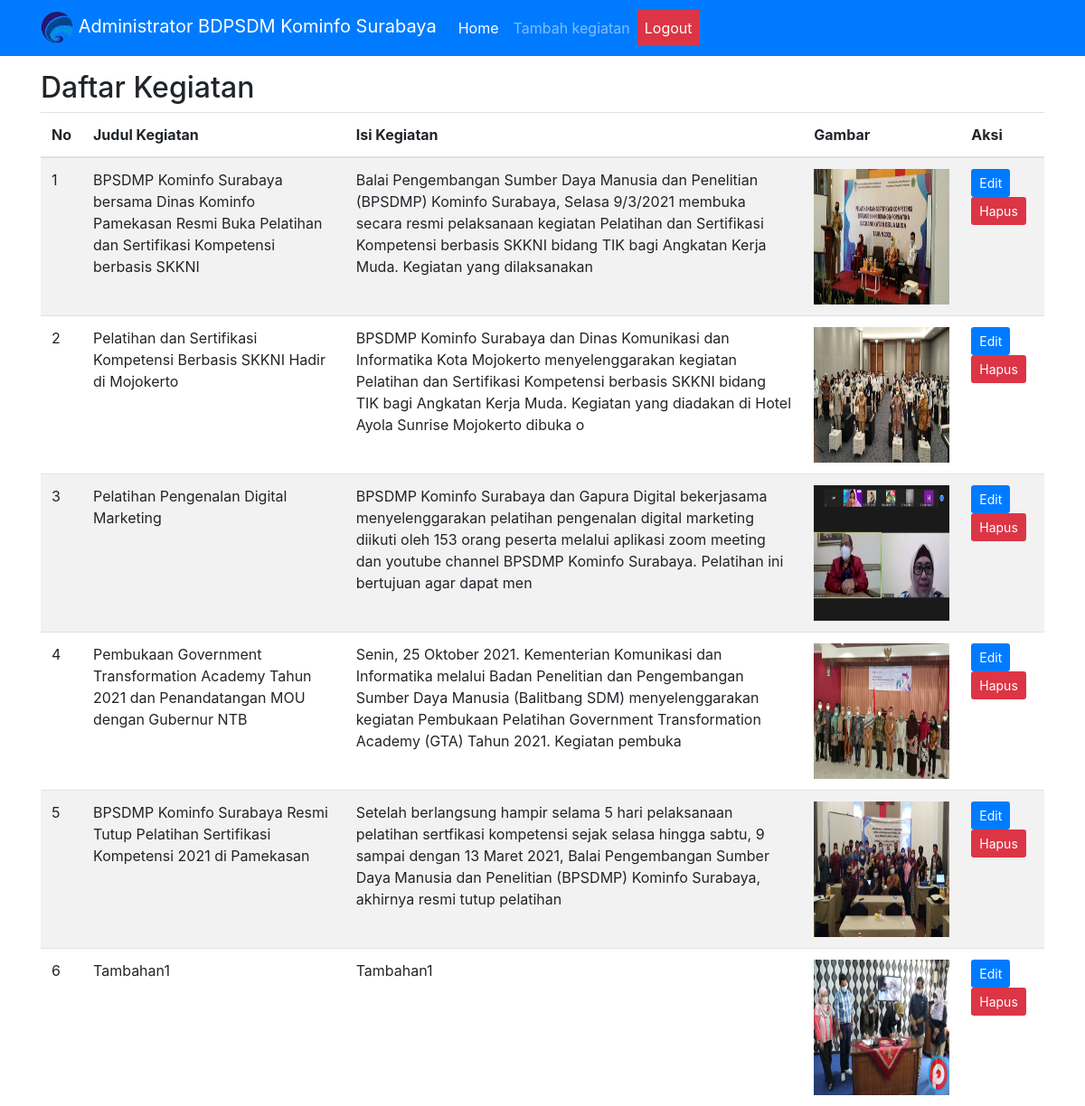
The page /pages/administrator.php on the database its author committed.
### tables this page shows
CREATE TABLE `kegiatan` (
  `id_kegiatan` int(10) NOT NULL,
  `judul_kegiatan` varchar(255) NOT NULL,
  `isi_kegiatan` tinytext NOT NULL,
  `gambar` varchar(200) NOT NULL
);

### pages/administrator.php (the view, shortened to what this page needs)
<?php
    include '../config.php';
?>
<!DOCTYPE html>
<html lang="en">
<head>
    <link rel="stylesheet" href="styles.css">
    <link rel="stylesheet" href="https://cdn.jsdelivr.net/npm/bootstrap@4.6.2/dist/css/bootstrap.min.css">
</head>
<body>
    <nav class="navbar navbar-expand-lg navbar-dark bg-primary static-top">
    <div class="container">
        <a class="navbar-brand" href="administrator.php">
            <img src="../src/icon/logo BPSDMP.png" alt="..." height="36">
            <span>Administrator BDPSDM Kominfo Surabaya</span>
        </a>
        <div class="collapse navbar-collapse" id="navbarSupportedContent">
            <ul class="navbar-nav ms-auto">
                <li class="nav-item">
                    <a class="nav-link active" aria-current="page" href="administrator.php">Home</a>
                </li>
                <li class="nav-item">
                    <a class="nav-link" href="tambah.php">Tambah kegiatan</a>
                </li>
                <li class="nav-item bg-danger">
                    <a class="nav-link text-white" href="./../index.php">Logout</a>
                </li>
            </ul>
        </div>
    </div>
    </nav>
    <div class="container mt-3" id="tabel">
        <h2>Daftar Kegiatan</h2>
        <table class="table table-striped">
            <thead>
                <tr>
                    <th>No</th>
                    <th>Judul Kegiatan</th>
                    <th>Isi Kegiatan</th>
                    <th>Gambar</th>
                    <th>Aksi</th>
                </tr>
            </thead>
            <tbody>
                <?php
                    $no=1;
                    $kegiatan = mysqli_query($koneksi, "SELECT * FROM kegiatan");
                    while ($hslkeg = mysqli_fetch_array($kegiatan)) { ?>
                        <tr>
                            <td><?= $no?></td>
                            <td><?= $hslkeg['judul_kegiatan']?></td>
                            <td><?= $hslkeg['isi_kegiatan']?></td>
                            <td>
                                <img src="./../src/images/kegiatan/<?= $hslkeg['gambar']; ?>" class="img-rounded"width="150" height="150">
                            </td>
                            <td>
                                <a href="formedit.php?id=<?= $hslkeg['id_kegiatan'] ?>" class="btn bg-primary text-white btn-sm">Edit</a>
                                <a href="../config/delete.php?id=<?= $hslkeg['id_kegiatan'] ?>" class="btn bg-danger text-white btn-sm">Hapus</a>
                            </td>
                        </tr>
                    <?php
                    $no++;
                    }
                    ?>
            </tbody>
        </table>
    </div>
</body>
</html>

### styles.css (style rules this page uses)
html, body { height: 100%; width: 100%; }

### rows shown on the page
kegiatan: judul_kegiatan "BPSDMP Kominfo Surabaya bersama Dinas Kominfo Pamekasan Resmi Buka Pelatihan dan Sertifikasi Kompetensi berbasis SKKNI", isi_kegiatan "Balai Pengembangan Sumber Daya Manusia dan Penelitian (BPSDMP) Kominfo Surabaya, Selasa 9/3/2021 membuka secara resmi pelaksanaan kegiatan Pelatihan dan Sertifikasi Kompetensi berbasis SKKNI bidang TIK bagi Angkatan Kerja Muda. Kegiatan yang dilaksanakan", gambar (picture)
kegiatan: judul_kegiatan "Pelatihan dan Sertifikasi Kompetensi Berbasis SKKNI Hadir di Mojokerto", isi_kegiatan "BPSDMP Kominfo Surabaya dan Dinas Komunikasi dan Informatika Kota Mojokerto menyelenggarakan kegiatan Pelatihan dan Sertifikasi Kompetensi berbasis SKKNI bidang TIK bagi Angkatan Kerja Muda. Kegiatan yang diadakan di Hotel Ayola Sunrise Mojokerto dibuka o", gambar (picture)
kegiatan: judul_kegiatan "Pelatihan Pengenalan Digital Marketing", isi_kegiatan "BPSDMP Kominfo Surabaya dan Gapura Digital bekerjasama menyelenggarakan pelatihan pengenalan digital marketing diikuti oleh 153 orang peserta melalui aplikasi zoom meeting dan youtube channel BPSDMP Kominfo Surabaya. Pelatihan ini bertujuan agar dapat men", gambar (picture)
kegiatan: judul_kegiatan "Pembukaan Government Transformation Academy Tahun 2021 dan Penandatangan MOU dengan Gubernur NTB", isi_kegiatan "Senin, 25 Oktober 2021. Kementerian Komunikasi dan Informatika melalui Badan Penelitian dan Pengembangan Sumber Daya Manusia (Balitbang SDM) menyelenggarakan kegiatan Pembukaan Pelatihan Government Transformation Academy (GTA) Tahun 2021. Kegiatan pembuka", gambar (picture)
kegiatan: judul_kegiatan "BPSDMP Kominfo Surabaya Resmi Tutup Pelatihan Sertifikasi Kompetensi 2021 di Pamekasan", isi_kegiatan "Setelah berlangsung hampir selama 5 hari pelaksanaan pelatihan sertfikasi kompetensi sejak selasa hingga sabtu, 9 sampai dengan 13 Maret 2021, Balai Pengembangan Sumber Daya Manusia dan Penelitian (BPSDMP) Kominfo Surabaya, akhirnya resmi tutup pelatihan", gambar (picture)
kegiatan: judul_kegiatan "Tambahan1", isi_kegiatan "Tambahan1", gambar (picture)
